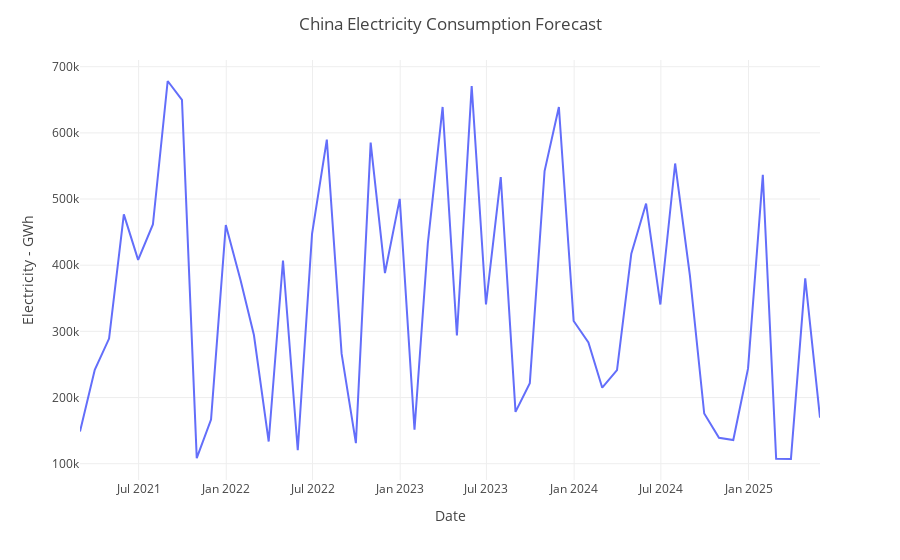

Notebook source saved alongside this figure:
### Markdown cell above
Visualize Forecasted Values
Finally, the last piece of code will print the electricity consumption values until 2026.

### Code cell
df=pd.DataFrame(predictions, columns=['pred']) 
df['date'] = pd.date_range(start='2/28/2021', periods=len(df), freq='M')
fig = px.line(df, x="date", y="pred")
# Edit the layout
fig.update_layout(title='China Electricity Consumption Forecast',
                   xaxis_title='Date',
                   yaxis_title='Electricity - GWh',
                   template='gridon')
fig.show()

### Figure 1 — Plotly figure (JSON) as saved in the notebook; plotly's stock layout.template omitted (floating-point values rounded to 4 significant figures)
{"data": [{"hovertemplate": "date=%{x}<br>pred=%{y}<extra></extra>", "legendgroup": "", "line": {"color": "#636efa", "dash": "solid"}, "mode": "lines", "name": "", "orientation": "v", "showlegend": false, "type": "scatter", "x": ["2021-02-28T00:00:00", "2021-03-31T00:00:00", "2021-04-30T00:00:00", "2021-05-31T00:00:00", "2021-06-30T00:00:00", "2021-07-31T00:00:00", "2021-08-31T00:00:00", "2021-09-30T00:00:00", "2021-10-31T00:00:00", "2021-11-30T00:00:00", "2021-12-31T00:00:00", "2022-01-31T00:00:00", "2022-02-28T00:00:00", "2022-03-31T00:00:00", "2022-04-30T00:00:00", "2022-05-31T00:00:00", "2022-06-30T00:00:00", "2022-07-31T00:00:00", "2022-08-31T00:00:00", "2022-09-30T00:00:00", "2022-10-31T00:00:00", "2022-11-30T00:00:00", "2022-12-31T00:00:00", "2023-01-31T00:00:00", "2023-02-28T00:00:00", "2023-03-31T00:00:00", "2023-04-30T00:00:00", "2023-05-31T00:00:00", "2023-06-30T00:00:00", "2023-07-31T00:00:00", "2023-08-31T00:00:00", "2023-09-30T00:00:00", "2023-10-31T00:00:00", "2023-11-30T00:00:00", "2023-12-31T00:00:00", "2024-01-31T00:00:00", "2024-02-29T00:00:00", "2024-03-31T00:00:00", "2024-04-30T00:00:00", "2024-05-31T00:00:00", "2024-06-30T00:00:00", "2024-07-31T00:00:00", "2024-08-31T00:00:00", "2024-09-30T00:00:00", "2024-10-31T00:00:00", "2024-11-30T00:00:00", "2024-12-31T00:00:00", "2025-01-31T00:00:00", "2025-02-28T00:00:00", "2025-03-31T00:00:00", "2025-04-30T00:00:00", "2025-05-31T00:00:00"], "xaxis": "x", "y": [148700.0, 241928, 289070, 476800.0, 408100.0, 461500.0, 678377, 649800.0, 108400.0, 166800.0, 460600.0, 377400.0, 294500.0, 133502, 407100.0, 120300.0, 447300.0, 589800.0, 266300.0, 131100.0, 585300.0, 388100.0, 500200.0, 151300.0, 433100.0, 639200.0, 293800.0, 670800.0, 340600.0, 533200.0, 178300.0, 221800.0, 542300.0, 639100.0, 315600.0, 283200.0, 214800.0, 241300.0, 417300.0, 493200.0, 340600.0, 553713, 384200.0, 175800.0, 139200.0, 135800.0, 244000.0, 536700.0, 107400.0, 107100.0, 380000.0, 169600.0], "yaxis": "y"}], "layout": {"legend": {"tracegroupgap": 0}, "margin": {"t": 60}, "title": {"text": "China Electricity Consumption Forecast"}, "xaxis": {"anchor": "y", "domain": [0, 1], "title": {"text": "Date"}}, "yaxis": {"anchor": "x", "domain": [0, 1], "title": {"text": "Electricity - GWh"}}}}
